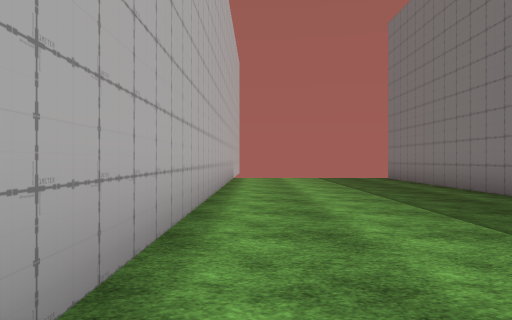
View 1 (above)

16 first-person views from a walk through a scene from a Unity 3-D project. The camera is 1.2 m above the floor, looks level and sees 70° across. The floor is counted in squares, 2 m on a side. Each view is taken from the middle of a square. On the plan, view 1 faces up. The plan holds only what a view shows up to about 10 squares ahead; the rest is blank. The place goes on beyond the plan. The player is left out. Some surface patterns are stand-ins.

View 2
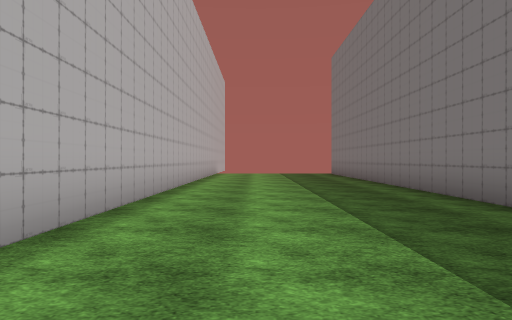

View 3
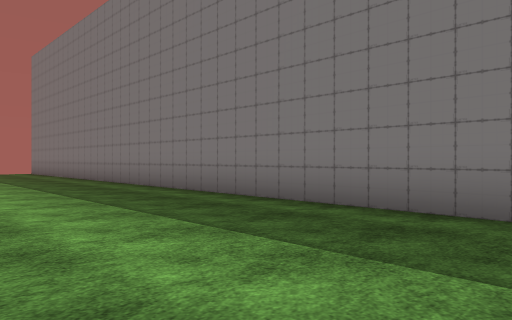

View 4
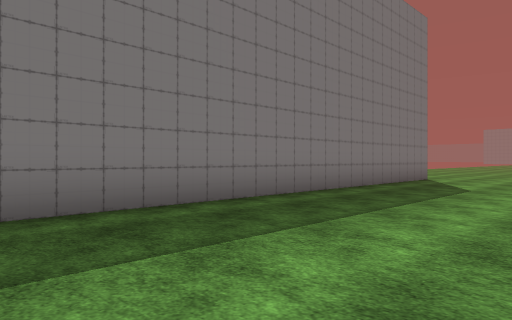

View 5
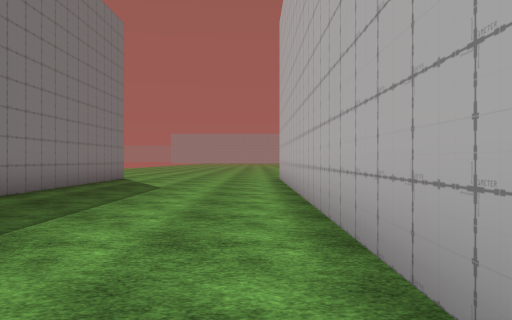

View 6
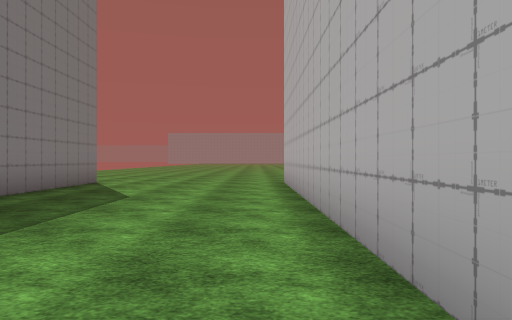

View 7
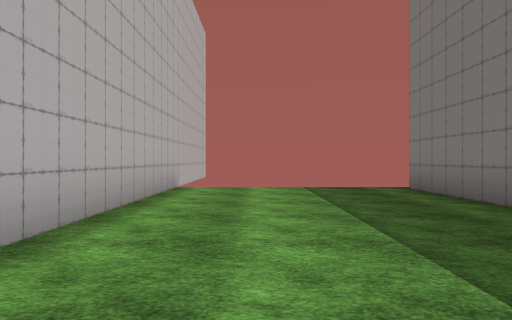

View 8
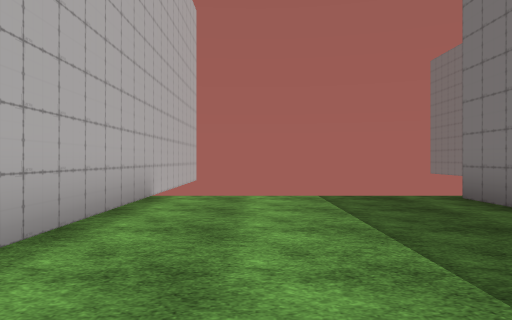

View 9
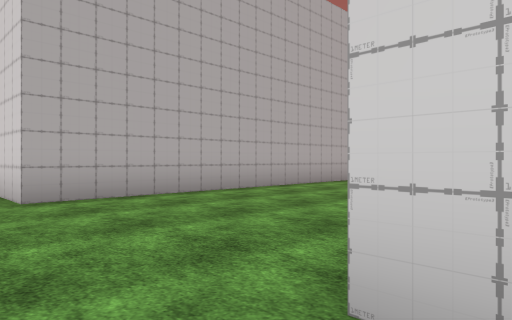

View 10
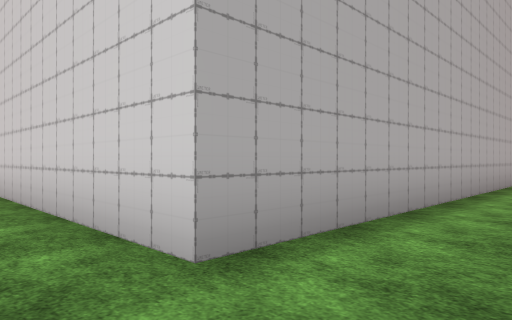

View 11
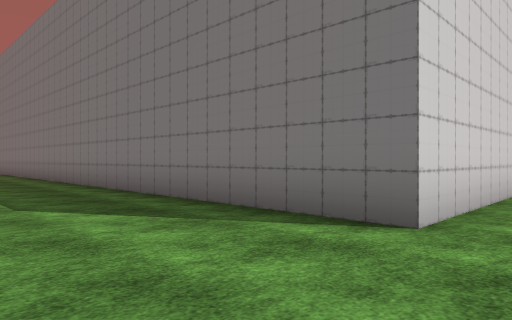

View 12
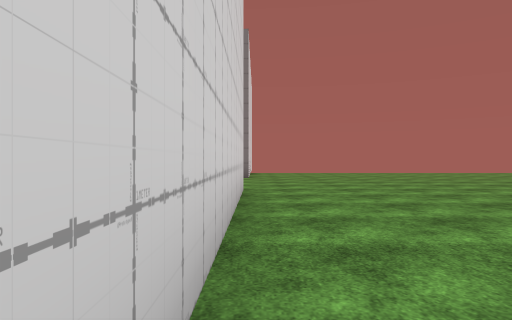

View 13
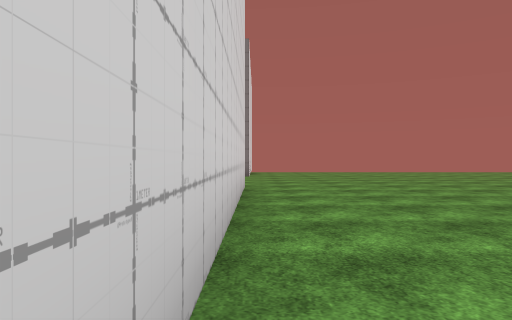

View 14
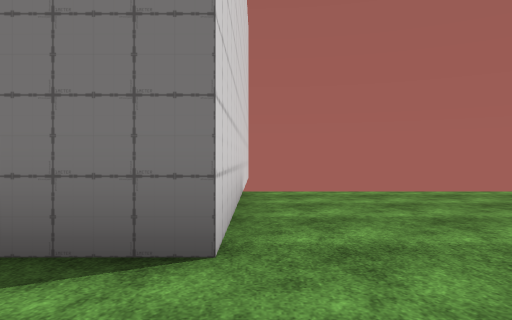

View 15
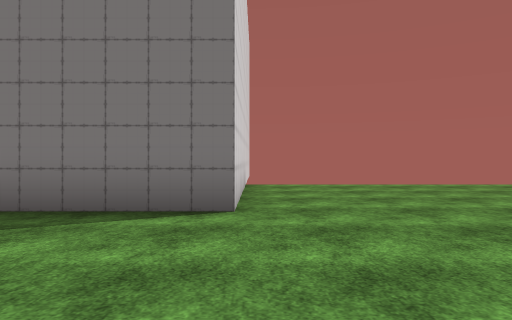

View 16
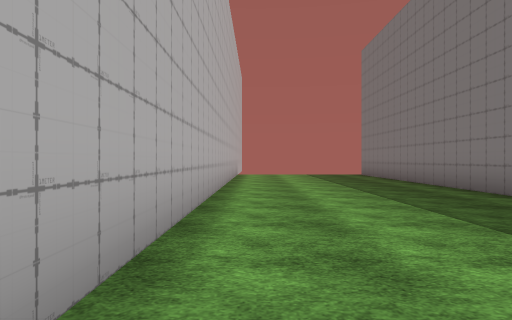

### Floor plan
Points are (right, up) in squares from view 1. A wall is a line through its corners. A room is listed if a view was taken in it or the views show most of it. See-through windows are left out.
Room 1 (views 1, 2, 3, 4, 5, 6, 7, 8, 9, 10, 11, 14, 15, 16)
walls: (9.4, -13.8) (4.3, -13.8) (4.3, 11.8); (-0.7, 13.5) (-0.7, -13.8)
ways out: opening at (0, -14.5) to room 2; opening at (4, 12)
Room 2 (views 12, 13)
walls: (-0.7, -13.8) (-8.8, -13.8)
ways out: opening at (0, -14.5) to room 1

Where each view was taken, in squares from view 1:
view 1: 0 up, 0 right, facing up
view 2: 4 down, 1 right, facing up
view 3: 6 down, 0 right, facing up-right
view 4: 2 down, 0 right, facing down-right
view 5: 2 down, 0 right, facing down
view 6: 4 down, 0 right, facing down
view 7: 4 up, 1 right, facing up
view 8: 6 up, 1 right, facing up
view 9: 15 down, 5 right, facing up-left
view 10: 15 down, 1 right, facing up-left
view 11: 15 down, 1 right, facing up-right
view 12: 14 down, 8 left, facing right
view 13: 14 down, 9 left, facing right
view 14: 14 down, 2 right, facing right
view 15: 14 down, 0 right, facing right
view 16: 3 down, 0 right, facing up
